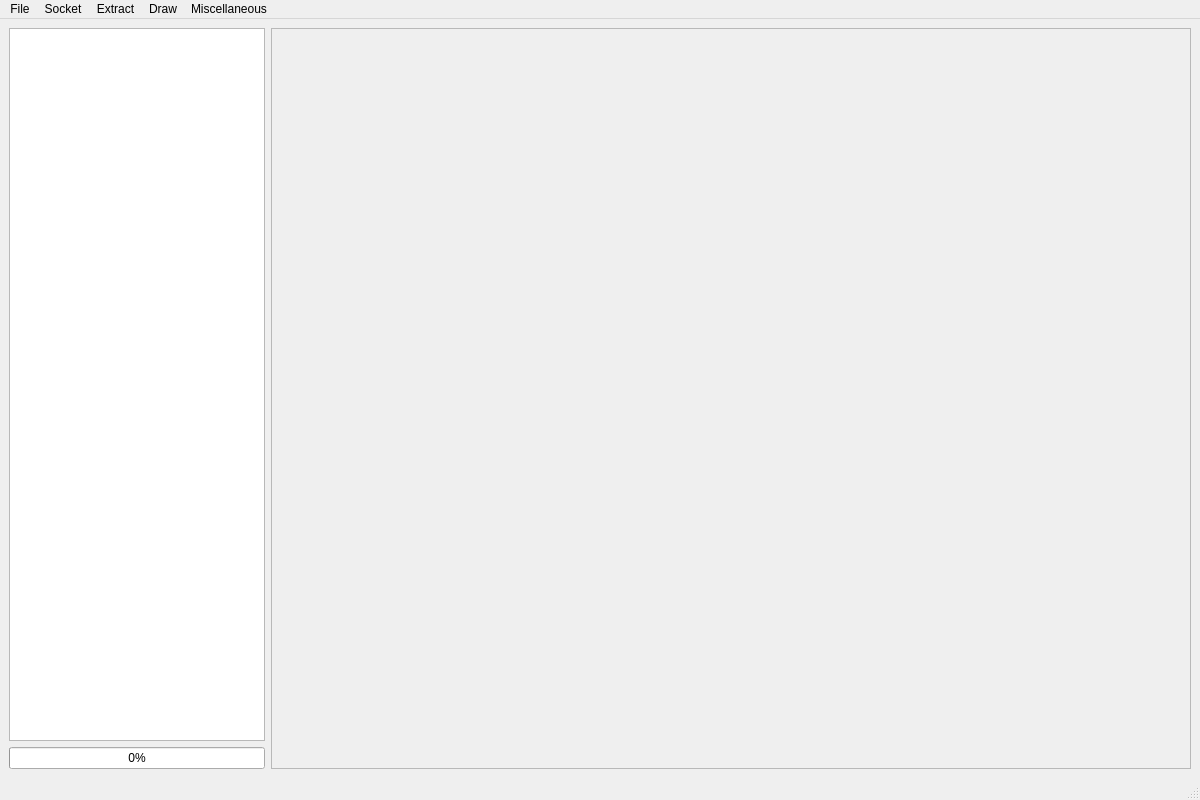
<?xml version="1.0" encoding="UTF-8"?>
<ui version="4.0">
 <class>MainWindow</class>
 <widget class="QMainWindow" name="MainWindow">
  <property name="geometry">
   <rect>
    <x>0</x>
    <y>0</y>
    <width>1200</width>
    <height>800</height>
   </rect>
  </property>
  <property name="windowTitle">
   <string>Version  1.1.2      alpha beta TPC Module</string>
  </property>
  <property name="windowIcon">
   <iconset theme="QIcon::ThemeIcon::EditSelectAll"/>
  </property>
  <widget class="QWidget" name="centralWidget">
   <layout class="QFormLayout" name="formLayout">
    <item row="0" column="0">
     <layout class="QGridLayout" name="gridLayout">
      <item row="1" column="0">
       <widget class="QProgressBar" name="progressBar">
        <property name="baseSize">
         <size>
          <width>100</width>
          <height>100</height>
         </size>
        </property>
        <property name="maximum">
         <number>100</number>
        </property>
        <property name="value">
         <number>0</number>
        </property>
       </widget>
      </item>
      <item row="0" column="0">
       <widget class="QTextBrowser" name="textBrowser_Log">
        <property name="readOnly">
         <bool>true</bool>
        </property>
       </widget>
      </item>
     </layout>
    </item>
    <item row="0" column="1">
     <widget class="QFrame" name="frame">
      <property name="frameShape">
       <enum>QFrame::Shape::StyledPanel</enum>
      </property>
      <property name="frameShadow">
       <enum>QFrame::Shadow::Raised</enum>
      </property>
     </widget>
    </item>
   </layout>
  </widget>
  <widget class="QMenuBar" name="menubar">
   <property name="geometry">
    <rect>
     <x>0</x>
     <y>0</y>
     <width>1200</width>
     <height>20</height>
    </rect>
   </property>
   <widget class="QMenu" name="menuFile">
    <property name="title">
     <string>File</string>
    </property>
    <addaction name="actionFolderOpen"/>
    <addaction name="actionFileSave"/>
   </widget>
   <widget class="QMenu" name="menuSocket">
    <property name="title">
     <string>Socket</string>
    </property>
    <addaction name="actionSocketConfigurations"/>
    <addaction name="actionSocketConnect"/>
    <addaction name="separator"/>
    <addaction name="actionBaseline"/>
    <addaction name="actionTrigger"/>
   </widget>
   <widget class="QMenu" name="menuExtract">
    <property name="title">
     <string>Extract</string>
    </property>
    <addaction name="actionExtractDat2Root"/>
    <addaction name="actionExtractWriteThresholdFile"/>
    <addaction name="actionWriteFilterFile"/>
    <addaction name="actionExtractBaseline"/>
    <addaction name="actionExtractGetWholeEvent"/>
   </widget>
   <widget class="QMenu" name="menuDraw">
    <property name="title">
     <string>Draw</string>
    </property>
    <addaction name="actionDrawSeveralWaves"/>
    <addaction name="actionDrawSigmaOfBaseline"/>
    <addaction name="actionDrawChannelWaves"/>
    <addaction name="actionDrawEventWaves"/>
    <addaction name="actionDrawMap"/>
    <addaction name="actionDrawTrack"/>
    <addaction name="actionDrawSpectrum"/>
    <addaction name="actionDrawTest"/>
   </widget>
   <widget class="QMenu" name="menuMiscellaneous">
    <property name="title">
     <string>Miscellaneous</string>
    </property>
    <addaction name="actionMiscSetup"/>
    <addaction name="actionHV_Calculator"/>
   </widget>
   <addaction name="menuFile"/>
   <addaction name="menuSocket"/>
   <addaction name="menuExtract"/>
   <addaction name="menuDraw"/>
   <addaction name="menuMiscellaneous"/>
  </widget>
  <widget class="QStatusBar" name="statusBar"/>
  <action name="actionFileOpen">
   <property name="text">
    <string>Open</string>
   </property>
  </action>
  <action name="actionSocketConnect">
   <property name="text">
    <string>Connect</string>
   </property>
  </action>
  <action name="actionExtractDat2Root">
   <property name="text">
    <string>Dat2Root</string>
   </property>
  </action>
  <action name="actionExtractWriteThresholdFile">
   <property name="text">
    <string>WriteThresholdFile</string>
   </property>
  </action>
  <action name="actionExtractBaseline">
   <property name="text">
    <string>ExtractBaseline</string>
   </property>
  </action>
  <action name="actionExtractGetWholeEvent">
   <property name="text">
    <string>GetWholeEvent</string>
   </property>
  </action>
  <action name="actionDrawSeveralWaves">
   <property name="text">
    <string>DrawSeveralWaves</string>
   </property>
  </action>
  <action name="actionDrawSigmaOfBaseline">
   <property name="text">
    <string>DrawSigmaOfBaseline</string>
   </property>
  </action>
  <action name="actionSocketConfigurations">
   <property name="text">
    <string>Configurations</string>
   </property>
  </action>
  <action name="actionMiscTestMode">
   <property name="text">
    <string>TestMode</string>
   </property>
  </action>
  <action name="actionMiscFEBInvert">
   <property name="text">
    <string>FEBInvert</string>
   </property>
  </action>
  <action name="actionFileSave">
   <property name="text">
    <string>Save</string>
   </property>
  </action>
  <action name="actionDrawChannelWaves">
   <property name="text">
    <string>DrawChannelWaves</string>
   </property>
  </action>
  <action name="actionMiscSetup">
   <property name="text">
    <string>Setup</string>
   </property>
  </action>
  <action name="actionDrawEventWaves">
   <property name="text">
    <string>DrawEventWaves</string>
   </property>
  </action>
  <action name="actionBaseline">
   <property name="text">
    <string>Baseline</string>
   </property>
  </action>
  <action name="actionTrigger">
   <property name="text">
    <string>Trigger</string>
   </property>
  </action>
  <action name="actionWriteFilterFile">
   <property name="text">
    <string>WriteFilterFile</string>
   </property>
  </action>
  <action name="actionHV_Calculator">
   <property name="text">
    <string>HV Calculator</string>
   </property>
  </action>
  <action name="actionDrawMap">
   <property name="text">
    <string>DrawMap</string>
   </property>
  </action>
  <action name="actionDrawTrack">
   <property name="text">
    <string>DrawTrack</string>
   </property>
  </action>
  <action name="actionDrawSpectrum">
   <property name="text">
    <string>DrawSpectrum</string>
   </property>
  </action>
  <action name="actionDrawTest">
   <property name="text">
    <string>DrawTest</string>
   </property>
  </action>
  <action name="actionFolderOpen">
   <property name="text">
    <string>Open</string>
   </property>
  </action>
  <action name="actionprint">
   <property name="text">
    <string>print</string>
   </property>
  </action>
  <action name="printLogAction">
   <property name="text">
    <string>print</string>
   </property>
  </action>
 </widget>
 <resources/>
 <connections/>
</ui>
